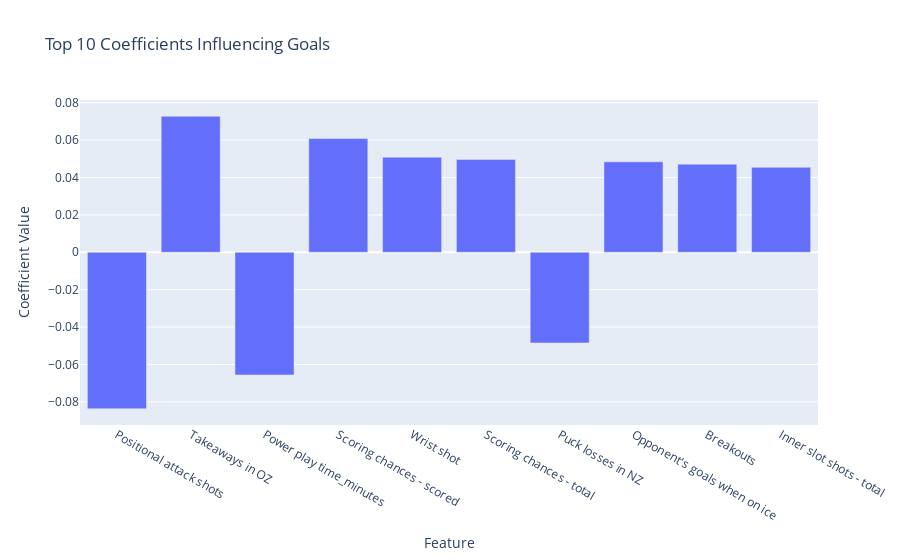

Source (notebook cell):
### Code cell
# Create a bar graph of the top coefficients
top_coef_df = coef_df.head(N)

fig = px.bar(
    top_coef_df,
    x='Feature',
    y='Coefficient',
    title=f'Top {N} Coefficients Influencing Goals',
    labels={'Coefficient': 'Coefficient Value', 'Feature': 'Feature'}
)

fig.show()

### Figure 1 — Plotly figure (JSON) as saved in the notebook; plotly's stock layout.template omitted (floating-point values rounded to 4 significant figures)
{"data": [{"hovertemplate": "Feature=%{x}<br>Coefficient Value=%{y}<extra></extra>", "legendgroup": "", "marker": {"color": "#636efa", "pattern": {"shape": ""}}, "name": "", "orientation": "v", "showlegend": false, "textposition": "auto", "type": "bar", "x": ["Positional attack shots", "Takeaways in OZ", "Power play time_minutes", "Scoring chances - scored", "Wrist shot", "Scoring chances - total", "Puck losses in NZ", "Opponent's goals when on ice", "Breakouts", "Inner slot shots - total"], "xaxis": "x", "y": [-0.0837, 0.07278, -0.06564, 0.06081, 0.05086, 0.0497, -0.0485, 0.04839, 0.04716, 0.04544], "yaxis": "y"}], "layout": {"barmode": "relative", "legend": {"tracegroupgap": 0}, "title": {"text": "Top 10 Coefficients Influencing Goals"}, "xaxis": {"anchor": "y", "domain": [0, 1], "title": {"text": "Feature"}}, "yaxis": {"anchor": "x", "domain": [0, 1], "title": {"text": "Coefficient Value"}}}}
